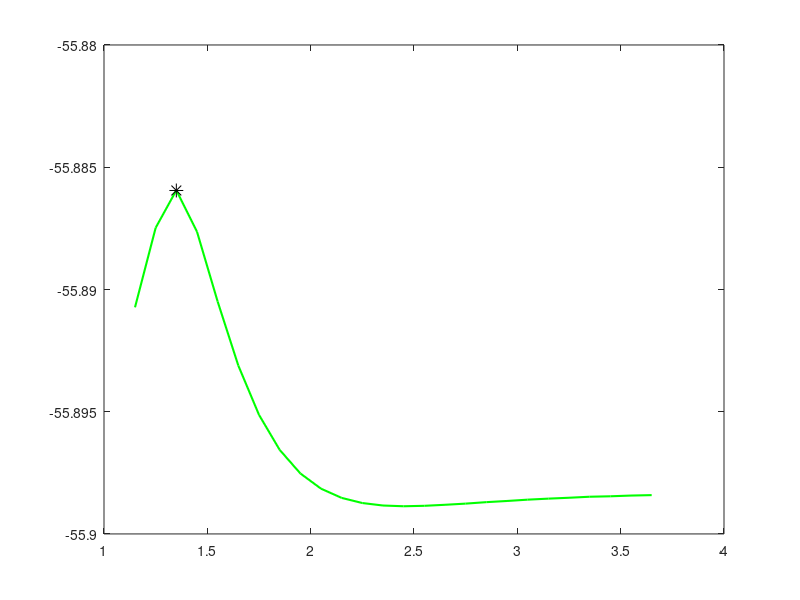

MATLAB code to generate this figure: (Note: this script raises an error after producing the figure.)
d = [1.1500
1.2500
1.3500
1.4500
1.5500
1.6500
1.7500
1.8500
1.9500
2.0500
2.1500
2.2500
2.3500
2.4500
2.5500
2.6500
2.7500
2.8500
2.9500
3.0500
3.1500
3.2500
3.3500
3.4500
3.5500
3.6500
];
E = [-55.89073
-55.88748
-55.88595
-55.88764
-55.89050
-55.89312
-55.89513
-55.89656
-55.89753
-55.89815
-55.89853
-55.89874
-55.89884
-55.89887
-55.89885
-55.89881
-55.89876
-55.89870
-55.89865
-55.89860
-55.89856
-55.89852
-55.89848
-55.89846
-55.89843
-55.89841
];
% Trova il massimo valore di E e il corrispondente valore di d
[maxE, idx] = max(E);
maxD = d(idx);

figure;
plot(d, E, 'g', 'LineWidth', 1.5);
hold on;
plot(maxD, maxE, '*', 'MarkerSize', 10, 'Color', 'k'); % Punto massimo

% Aggiungi linea tratteggiata verticale
xline(maxD, '--', 'Color', 'b', 'LineWidth', 1.5);

% Imposta i limiti dell'asse y
ylim([-55.9, -55.885]);

xlabel('d [Å]');
ylabel('E [Hartree]');
title('Scan for transition state');
grid on;
hold off;
